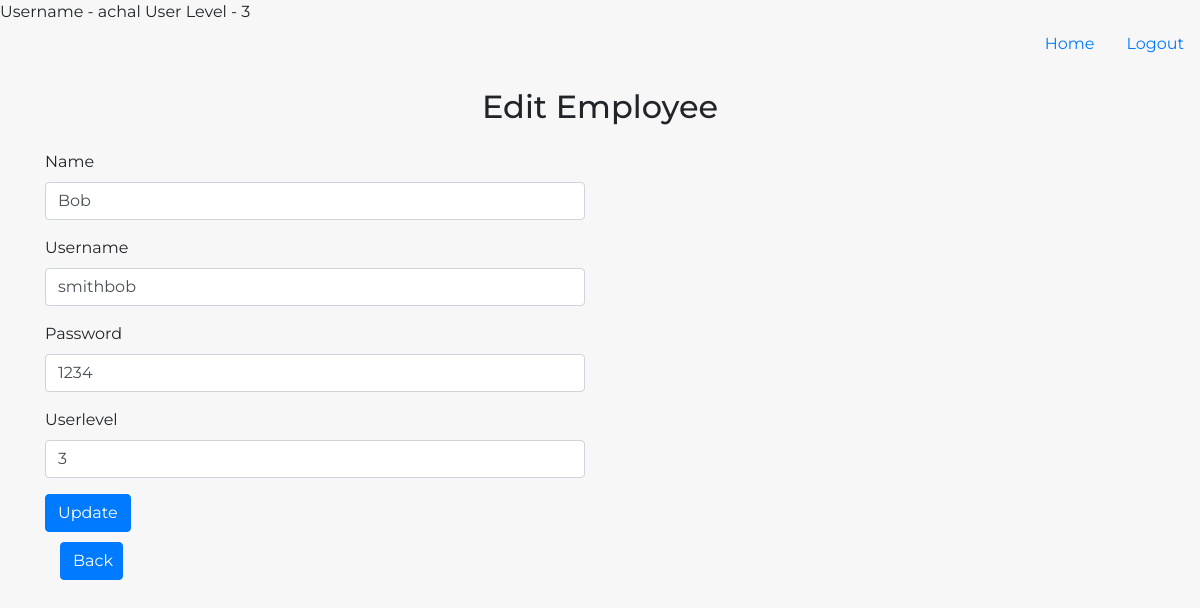
Screenshot of /bughound/editemp.php?emp_id=1002 (signed in) with the database file from the repository.
### tables this page shows
CREATE TABLE `employees` (
  `emp_id` int(11) NOT NULL,
  `name` varchar(32) NOT NULL,
  `username` varchar(32) NOT NULL,
  `password` varchar(32) NOT NULL,
  `userlevel` int(11) NOT NULL
);

### bughound/editemp.php (the view, shortened to what this page needs)
<!DOCTYPE html>
<html lang="en">
<head>
    <link rel="stylesheet" href="https://maxcdn.bootstrapcdn.com/bootstrap/4.0.0/css/bootstrap.min.css">
    <link rel="stylesheet" href="https://code.jquery.com/ui/1.12.1/themes/base/jquery-ui.css">
    <link rel="stylesheet" href="css/style.css">
</head>
<?php
        if(isset($_SESSION['username'])){
            echo 'Username - '.$_SESSION['username']." ";
            echo 'User Level - '.$_SESSION['userlevel'];
        }
        else{
          header("Location: index.php");
        }
    ?>
<body>
      <?php if(isset($_SESSION['username'])): ?>
        <ul class="nav justify-content-end">
          <li class="nav-item">
            <a class="nav-link" href="../home.php">Home</a>
          </li>
          <li class="nav-item">
            <a class="nav-link" href="../logout.php">Logout</a>
          </li>
        </ul>
      <?php endif; ?>
 <h2 class="text-center my-4">Edit Employee</h2>
         <?php
                    $emp_id = isset($_GET['emp_id']) ? $_GET['emp_id'] : '0';
                    $con = mysqli_connect("localhost","root");
                    mysqli_select_db($con, "bughound");
                    $query = "SELECT * FROM employees where emp_id = '".$emp_id."';";
                    $result = mysqli_query($con, $query);
                    $row = mysqli_fetch_assoc($result);
            ?>
            <table>
              <tbody>
               <tr>
                <form name= "edit_form" method="POST" action="../editemp2.php">
                  <div id="addempForm" class="container">
                      <div class="row">
                        <div class="col-md-6">
                          <div class="form-group">
                             <label for="name">Name</label>
                             <input type="text" id="name" class="form-control" name="name" value="<?php echo $row["name"]; ?>">
                          </div>
                        </div>
                      </div>
                      <div class="row">
                        <div class="col-md-6">
                          <div class="form-group">
                             <label for="name">Username</label>
                             <input type="text" id="username" class="form-control" name="username" value="<?php echo $row["username"]; ?>">
                          </div>
                        </div>
                      </div>
                      <div class="row">
                        <div class="col-md-6">
                          <div class="form-group">
                             <label for="name">Password</label>
                             <input type="text" id="password" class="form-control" name="password" value="<?php echo $row["password"]; ?>">
                          </div>
                        </div>
                      </div>
                      <div class="row">
                        <div class="col-md-6">
                          <div class="form-group">
                             <label for="name">Userlevel</label>
                             <input type="text" id="userlevel" class="form-control" name="userlevel" value="<?php echo $row["userlevel"]; ?>">
                          </div>
                        </div>
                      </div>
                 <button type="submit" name="update" class="btn btn-primary">Update</button>
                 </form>
                 <div class="col-md-1">
              <div class="form-group">
                <button class="btn btn-primary w-100" style="margin-top: 10px" onclick="go_back()">Back</button>
              </div>
            </div>
            </tr>
          </tbody>
        </table>
</body>
</html>

### bughound/css/style.css (style rules this page uses)
body { font-family: 'Montserrat'; background-color: #f7f7f7; }
label { white-space: nowrap; }

### rows the page displays
employees: name "Bob", username "smithbob", password "1234", userlevel "3"

### other values shown
$_SESSION['username'] "achal"
$_SESSION['userlevel'] "3"
